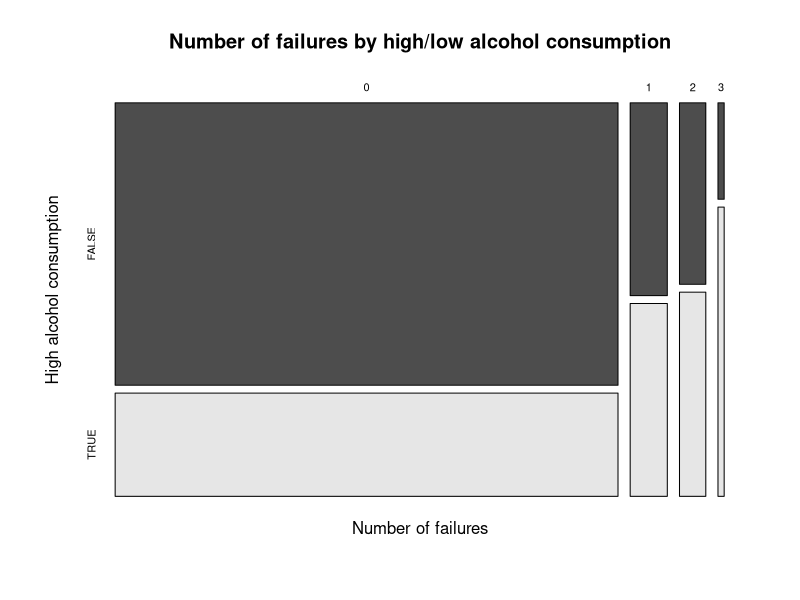
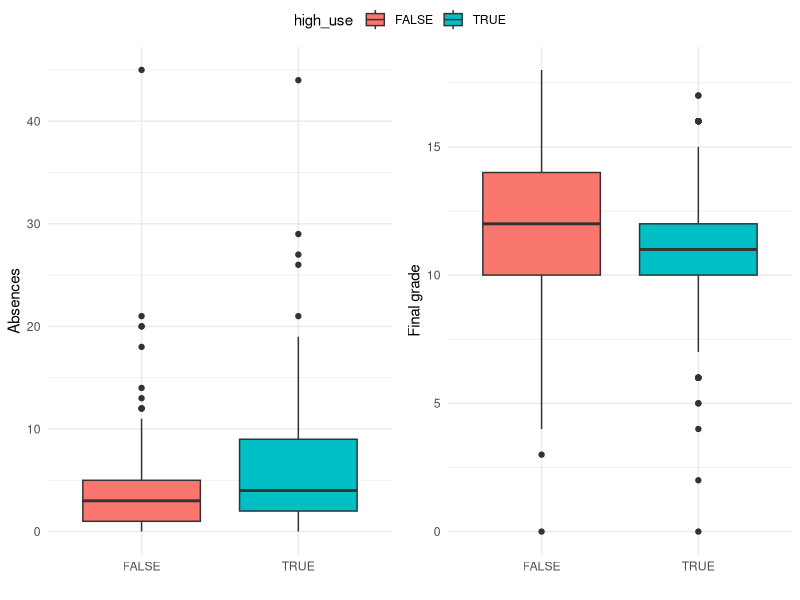
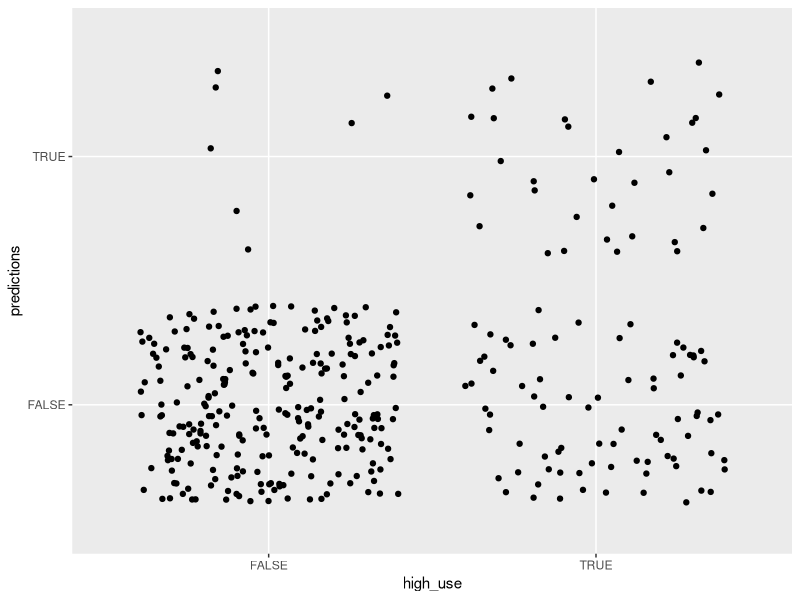

R code for these plots, in order:
## ---- chunk 1
date()
## ---- chunk 2
# import the data 
students_poma <- read.table("./Data/student-portmath.txt", sep = "\t")

# dimensions 
dim(students_poma)

# variable names
names(students_poma) 
## ---- chunk 3
# load the libraries
library(ggplot2)
library(GGally)
library(ggpubr)

# make a new data frame including only the variables you're interested in 
my_var <- c("high_use", "sex", "failures", "absences", "G3")
poma_4var <- students_poma[,my_var]

# high/low alcohol consumption by sex
table(high_use = poma_4var$high_use, sex = poma_4var$sex)

# fraction failures by student high/low alcohol consumption
mosaicplot(table(poma_4var$failures, poma_4var$high_use), main = "Number of failures by high/low alcohol consumption", xlab = "Number of failures", ylab = "High alcohol consumption", color = T)

# plot number of absences by high/low alcohol consumption
p1 <- ggplot(poma_4var, aes(x = high_use, y = absences, fill = high_use)) + 
            geom_boxplot() + theme_minimal() + xlab("") + ylab("Absences")

# plot final grade by high/low alcohol consumption
p2 <- ggplot(poma_4var, aes(x = high_use, y = G3, fill = high_use)) +
            geom_boxplot() + theme_minimal() + xlab("") + ylab("Final grade")

# plot the box plots together
ggarrange(p1, p2, ncol = 2, common.legend = T)
## ---- chunk 4
# let's first change variable 'sex' from character to factor
poma_4var$sex <- as.factor(poma_4var$sex)

# next compute the logistic regression model
M1 <- glm(high_use ~ sex + failures + absences + G3, data = poma_4var, family = "binomial")

# model summary
summary(M1)

# compute odds ratios and confident intervals
OR <- coef(M1) %>% exp
CI <- confint(M1) %>% exp

cbind(OR, CI) # prints out the ORs with their CIs
## ---- chunk 5
# make a new model
M2 <- glm(high_use ~ sex + failures + absences, data = poma_4var, family = "binomial")

summary(M2)

# predictive model
# predict the probability of high alcohol consumption
probs <- predict(M2, type = "response")

# add the predicted probabilities to your data set
library(dplyr)
poma_4var <- mutate(poma_4var, probability = probs)

# use the probabilities to predict high alcohol consumption
poma_4var <- mutate(poma_4var, predictions = probability > 0.5)

# print predictions vs actual values
table(high_use = poma_4var$high_use, prediction = poma_4var$prediction)

# show the same in a plot
p3 <- ggplot(poma_4var, aes(x = high_use, y = predictions))
p3 + geom_point(position = "jitter")

# compute the proportion of inaccurately classified individuals
# define a loss function (mean prediction error)
loss_func <- function(class, prob) {
  n_wrong <- abs(class - prob) > 0.5
  mean(n_wrong)
}

# call loss_func to compute the average number of wrong predictions in the data
loss_func(class = poma_4var$high_use, prob = 0)
